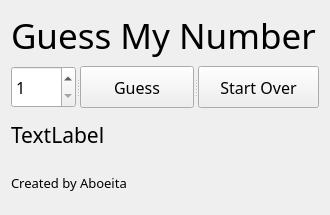
<?xml version="1.0" encoding="UTF-8"?>
<ui version="4.0">
 <class>Widget</class>
 <widget class="QWidget" name="Widget">
  <property name="geometry">
   <rect>
    <x>0</x>
    <y>0</y>
    <width>330</width>
    <height>215</height>
   </rect>
  </property>
  <property name="font">
   <font>
    <family>Blinker</family>
    <pointsize>26</pointsize>
   </font>
  </property>
  <property name="windowTitle">
   <string>Guess My Number</string>
  </property>
  <layout class="QVBoxLayout" name="verticalLayout_2">
   <item>
    <layout class="QVBoxLayout" name="verticalLayout">
     <item>
      <widget class="QLabel" name="Titlelabel">
       <property name="font">
        <font>
         <family>Blinker</family>
         <pointsize>26</pointsize>
         <bold>false</bold>
        </font>
       </property>
       <property name="text">
        <string>Guess My Number</string>
       </property>
      </widget>
     </item>
     <item>
      <widget class="QSplitter" name="splitter">
       <property name="orientation">
        <enum>Qt::Orientation::Horizontal</enum>
       </property>
       <widget class="QSpinBox" name="NumberspinBox">
        <property name="font">
         <font>
          <family>Blinker</family>
          <pointsize>12</pointsize>
         </font>
        </property>
        <property name="minimum">
         <number>1</number>
        </property>
        <property name="maximum">
         <number>10</number>
        </property>
       </widget>
       <widget class="QPushButton" name="GuessButton">
        <property name="font">
         <font>
          <family>Blinker</family>
          <pointsize>12</pointsize>
         </font>
        </property>
        <property name="text">
         <string>Guess</string>
        </property>
       </widget>
       <widget class="QPushButton" name="StartOverButton">
        <property name="font">
         <font>
          <family>Blinker</family>
          <pointsize>12</pointsize>
         </font>
        </property>
        <property name="text">
         <string>Start Over</string>
        </property>
       </widget>
      </widget>
     </item>
     <item>
      <widget class="QLabel" name="Messagelabel">
       <property name="font">
        <font>
         <family>Blinker</family>
         <pointsize>16</pointsize>
        </font>
       </property>
       <property name="text">
        <string>TextLabel</string>
       </property>
      </widget>
     </item>
     <item>
      <widget class="QLabel" name="Titlelabel_2">
       <property name="font">
        <font>
         <family>Blinker</family>
         <pointsize>10</pointsize>
         <bold>false</bold>
        </font>
       </property>
       <property name="text">
        <string>Created by Aboeita</string>
       </property>
      </widget>
     </item>
    </layout>
   </item>
  </layout>
 </widget>
 <resources/>
 <connections/>
</ui>
